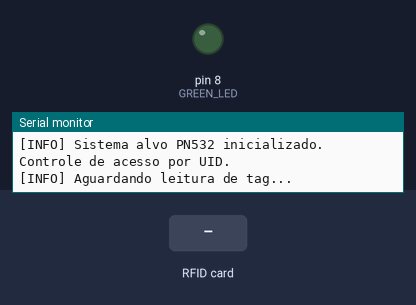
The sketch below on a simulated Arduino Uno, built with avr-gcc and run on an emulated ATmega328P. Shown: output pins drawn as LEDs (lit = HIGH), the last lines printed to the serial monitor. Dashed ring = blinking. The test bench sets the inputs (shaded band).

Above: at 1.2 s.
1.3 s: RFID card 5E 7A 19 C4 held to the reader
At 1.56 s:
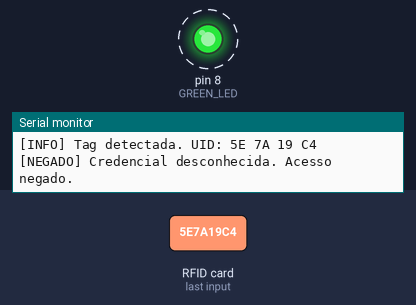
4.3 s: RFID card B0 18 5C 32 held to the reader
At 4.9 s:
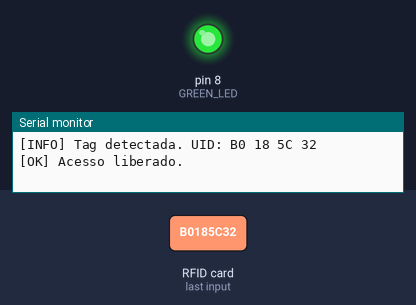
Timing chart, 0 to 8.8 s (numbered marks = the images above; inputs shaded):
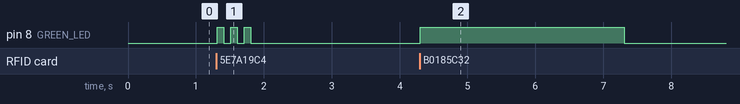

The sketch:

01_replicacao_uid.ino
```cpp
#include <Wire.h>
#include <Adafruit_PN532.h>

#define PN532_IRQ (2)
#define PN532_RESET (3)
#define GREEN_LED (8)

Adafruit_PN532 nfc(PN532_IRQ, PN532_RESET);

// UID autorizado no experimento, extraído via Proxmark3
uint8_t authorizedUid[4] = {0xB0, 0x18, 0x5C, 0x32};

void setup(void) {
  Serial.begin(115200);

  pinMode(GREEN_LED, OUTPUT);
  digitalWrite(GREEN_LED, LOW);

  nfc.begin();

  uint32_t firmwareVersion = nfc.getFirmwareVersion();
  if (!firmwareVersion) {
    Serial.print("[ERRO] PN532 não encontrado. Verifique os cabos e a chave DIP.");
    while (1);
  }

  nfc.SAMConfig();

  Serial.println("[INFO] Sistema alvo PN532 inicializado. Controle de acesso por UID.");
  Serial.println("[INFO] Aguardando leitura de tag...");
}

void loop(void) {
  uint8_t success;
  uint8_t uid[] = {0, 0, 0, 0, 0, 0, 0};
  uint8_t uidLength;

  success = nfc.readPassiveTargetID(PN532_MIFARE_ISO14443A, uid, &uidLength);

  if (success) {
    Serial.print("[INFO] Tag detectada. UID:");

    bool match = (uidLength == 4);

    for (uint8_t i = 0; i < uidLength; i++) {
      Serial.print(" ");
      Serial.print(uid[i], HEX);
      if (i < 4 && uid[i] != authorizedUid[i]) {
        match = false;
      }
    }
    Serial.println("");

    if (match) {
      Serial.println("[OK] Acesso liberado.");
      digitalWrite(GREEN_LED, HIGH);
      delay(3000);
      digitalWrite(GREEN_LED, LOW);
    } else {
      Serial.println("[NEGADO] Credencial desconhecida. Acesso negado.");
      for (int i = 0; i < 3; i++) {
        digitalWrite(GREEN_LED, HIGH);
        delay(100);
        digitalWrite(GREEN_LED, LOW);
        delay(100);
      }
    }

    // Intervalo entre leituras do mesmo cartão
    delay(1000);
  }
}
```

Measured:
- after the input at 1.3 s, pin 8 (GREEN_LED): alternates HIGH for 0.10 s and LOW for 0.10 s, 6 changes in all, then stays LOW, starting at once
- after the input at 4.3 s, pin 8 (GREEN_LED): LOW → HIGH at once, → LOW 3.0 s later
